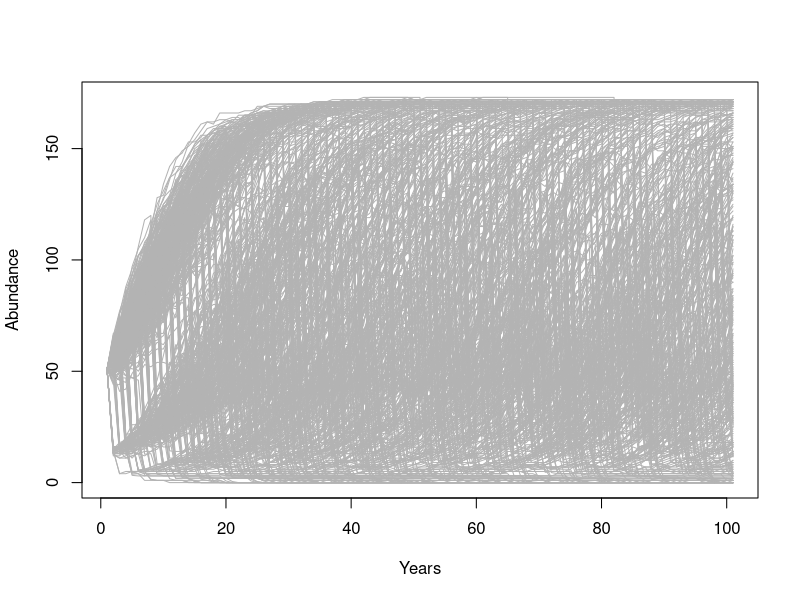
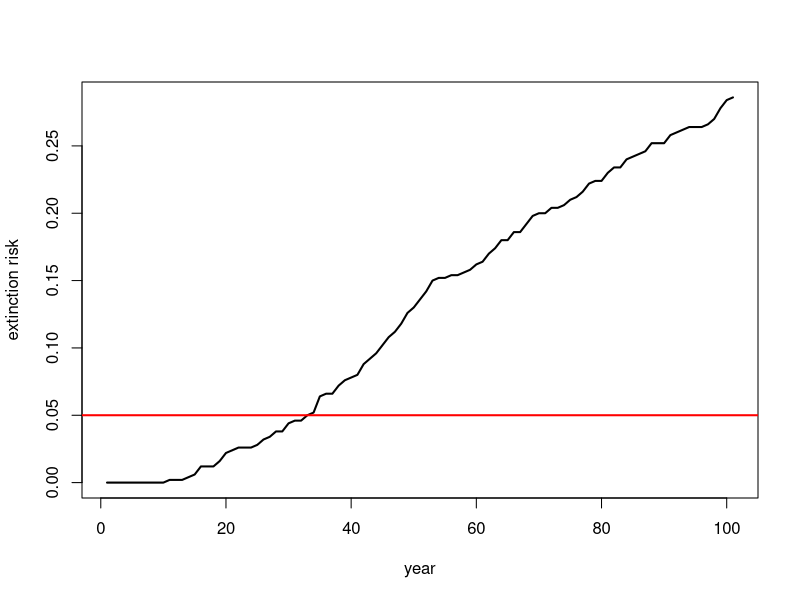
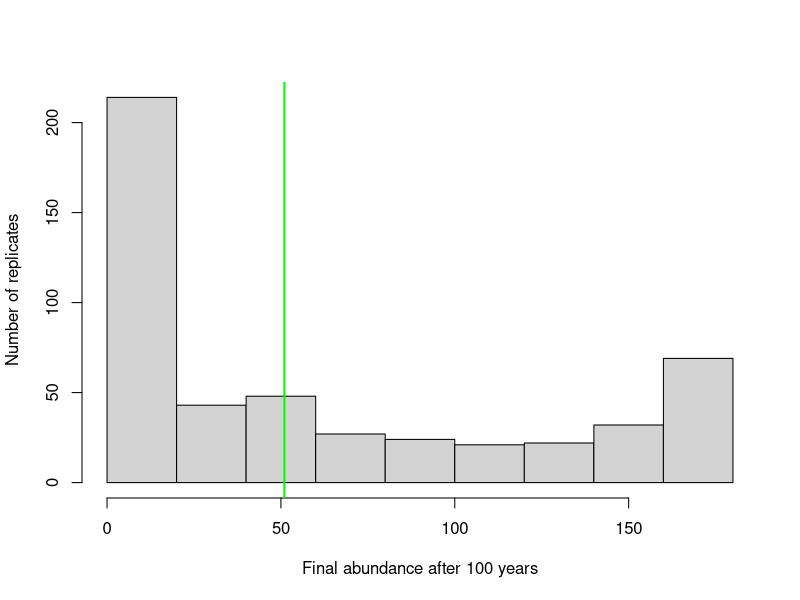
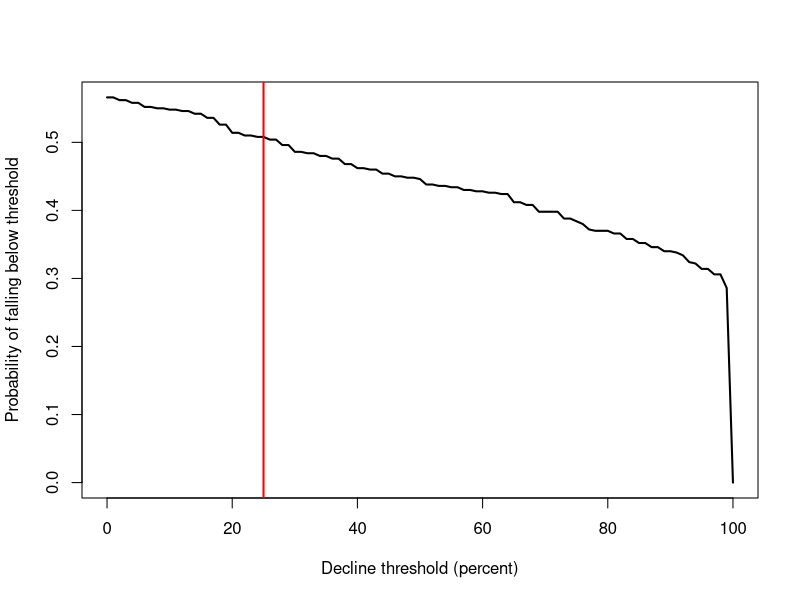
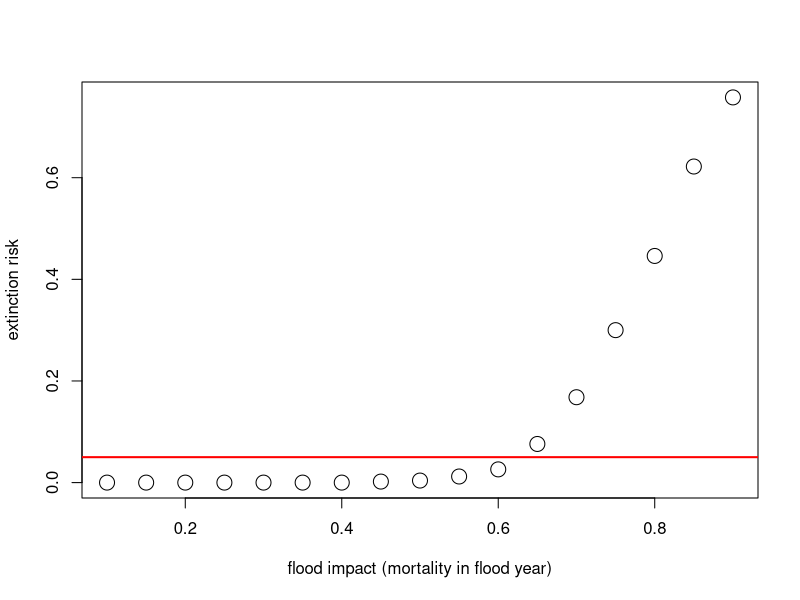

These figures' R source, in order:
  
#  NRES 470/670, Lecture 12 -----------------------           
#   University of Nevada, Reno         
#   Population Viability Analysis 


# Demonstration PVA ---------------------------------

# STEP 1: conceptualize life history (we are modeling this population as a simple, single-stage stochastic model with density dependence)

# STEP 2: parameterize the model ---------------------------------

# Basic life history parameters

R_max <- 1.15       # Maximum rate of growth
Init_N <- 51        # Initial abundance (not stage structured)
K <- 175            # Carrying capacity

# Environmental stochasticity ------------------------------------

SD_anngrowth <- 0.11  # standard deviation of annual growth rate

# Density-dependence (Ricker model) ----------------------------------

Ricker <- function(prev_abund){       # this is a function for computing next-year abundance -- includes env stochasticity
  prev_abund * exp(log(rnorm(1,R_max,SD_anngrowth))*(1-(prev_abund/K)))
}

# Catastrophe -------------------------

Flood_prob <- 0.05      # 5% chance of major flood
Flood_lambda <- 0.25    # 25% of population can survive a flood 


# STEP 3: add spatial structure (not applicable here)

# STEP 4: simulate!  -------------------------------

# Basic simulation parameters

nyears <- 100     # number of years
nreps <- 500      # number of replicates


PVAdemo <- function(nreps,nyears,Init_N,R_max,K,Flood_prob,Flood_lambda){
  #browser()
  PopArray2 <- array(0,dim=c((nyears+1),nreps))   # set up storage array
  
  ## start looping through replicates
  
  for(rep in 1:nreps){
    
    # set initial abundance
    PopArray2[1,rep] <- Init_N     # set the initial abundance
    
    ### loop through years
    for(y in 2:(nyears+1)){
      ### stochasticity and d-d
      nextyear <- max(0,trunc(Ricker(PopArray2[y-1,rep])))
      
      ### catastrophe
      if(runif(1)<Flood_prob) nextyear <- nextyear*Flood_lambda
      PopArray2[y,rep] <- nextyear 
    }
  }
  
  return(PopArray2)
}

### Run the PVA! -------------------

Default <- PVAdemo(nreps,nyears,Init_N,R_max,K,Flood_prob,Flood_lambda)


# STEP 5: results  ------------------------- 

# Graphical visualization

PlotCloud <- function(simdata){
  plot(c(1:101),simdata[,1],col=gray(0.7),type="l",ylim=c(0,max(simdata)),xlab="Years",ylab="Abundance")
  
  for(r in 2:ncol(simdata)){
    lines(c(1:101),simdata[,r],col=gray(0.7),type="l")
  }
}

PlotCloud(Default)


# Visualize extinction rates over time

Extinction_byyear <- function(simdata){
  apply(simdata,1,function(t)  length(which(t==0)))/ncol(simdata)
}

plot(c(1:101),Extinction_byyear(Default),type="l",lwd=2,xlab="year",ylab="extinction risk")
abline(h=0.05,col="red",lwd=2)




# visualize final abundance after 100 years relative to initial abundance

hist(Default[nrow(Default),],xlab="Final abundance after 100 years",ylab="Number of replicates",main="")
abline(v=Init_N,col="green",lwd=2)


# plot probabilities of different severities of decline

declines <- seq(0,100,by=1)
declineprob <- numeric(length(declines))

for(s in 1:length(declines)){
  declineprob[s] <- length(which(Default[nrow(Default),]<(Init_N-(declines[s]/100)*Init_N)))/ncol(Default)
}

plot(declines,declineprob,type="l",lwd=2,xlab="Decline threshold (percent)",ylab="Probability of falling below threshold")

abline(v=25,col="red",lwd=2)


# Plot extinction risk as a function of flood severity

Exctinction_risk <- function(simdata){
  length(which(simdata[nrow(simdata),]==0))/ncol(simdata)
}

flood_lambdas <- seq(0.9,0.1,by=-0.05)

all_scenarios <- numeric(length(flood_lambdas))
for(scenario in 1:length(flood_lambdas)){
  PVA <- PVAdemo(nreps,nyears,Init_N,R_max,K,Flood_prob,flood_lambdas[scenario])
  all_scenarios[scenario] <- Exctinction_risk(PVA)
}

plot(1-flood_lambdas,all_scenarios,type="p",cex=2,xlab="flood impact (mortality in flood year)",ylab="extinction risk")
abline(h=0.05,col="red",lwd=2)



